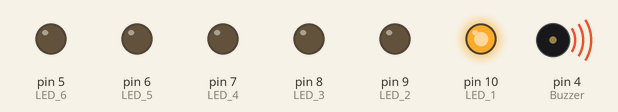
Bench run of a sketch on a simulated Arduino Uno, built with avr-gcc and run on an emulated ATmega328P. Parts: output pins drawn as LEDs (lit = HIGH), buzzer (waves = sounding, pin HIGH).

Above: at 0.2 s.
At 1.2 s:
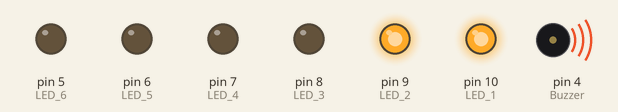
At 2.2 s:
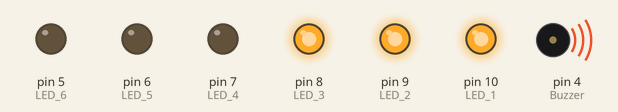
At 4.2 s:
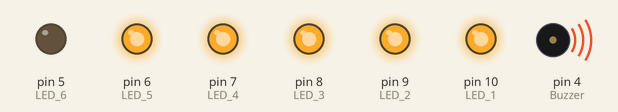
At 6.2 s:
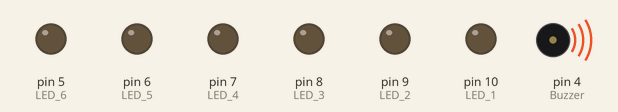
At 8.7 s:
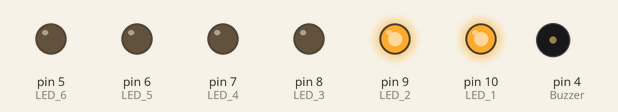
Timing chart, 0 to 9.1 s (numbered marks = the images above):
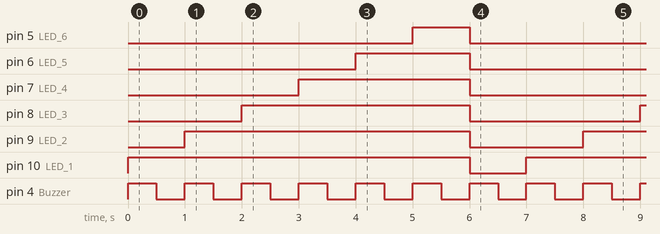

Measured:
- by itself, pin 5 (LED_6): alternates HIGH for 1.0 s and LOW for 6.0 s
- by itself, pin 6 (LED_5): alternates HIGH for 2.0 s and LOW for 5.0 s
- by itself, pin 7 (LED_4): alternates HIGH for 3.0 s and LOW for 4.0 s
- by itself, pin 8 (LED_3): alternates HIGH for 4.0 s and LOW for 3.0 s
- by itself, pin 9 (LED_2): alternates HIGH for 5.0 s and LOW for 2.0 s
- by itself, pin 10 (LED_1): alternates HIGH for 6.0 s and LOW for 1.0 s
- by itself, pin 4 (Buzzer): alternates HIGH for 0.50 s and LOW for 0.50 s

The sketch:

lab-w1-1-if.ino
```cpp
// Define LED Pinout
#define LED_1 10
#define LED_2 9
#define LED_3 8
#define LED_4 7
#define LED_5 6
#define LED_6 5

// define Buzzer Pinout.
#define Buzzer 4

// define Number of LED.
int NUMBER_LED = 6;

// array for Registor into Function "PinMode".
int ledPins[] = { LED_1, LED_2, LED_3, LED_4, LED_5, LED_6};

// define global variable
int i = 1;

void setup() {
  // start serial daemon
  Serial.begin(9600);

  // for loop for registor pinMode.
  for (int i = 0; i < NUMBER_LED; i++) {
    pinMode(ledPins[i], OUTPUT);
  }

  // Register Buzzer Pinout
  pinMode(Buzzer, OUTPUT);

}

void loop() {
  if (i == 1){
    digitalWrite(LED_1,HIGH);
  }
  if (i == 2){
    digitalWrite(LED_2,HIGH);
  }
  if (i == 3){
    digitalWrite(LED_3,HIGH);
  }
  if (i == 4){
    digitalWrite(LED_4,HIGH);
  }
  if (i == 5){
    digitalWrite(LED_5,HIGH);
  }
  if (i == 6){
    digitalWrite(LED_6,HIGH);
  }
  if (i == 7){
    // turn off all LEDs
    digitalWrite(LED_1,LOW);
    digitalWrite(LED_2,LOW);
    digitalWrite(LED_3,LOW);
    digitalWrite(LED_4,LOW);
    digitalWrite(LED_5,LOW);
    digitalWrite(LED_6,LOW);
    i = 0; // reset to 0
  }

  // buzzer working after do action
  digitalWrite(Buzzer, HIGH);
  delay(500);
  digitalWrite(Buzzer, LOW);
  delay(500);

  i++;
}
```
